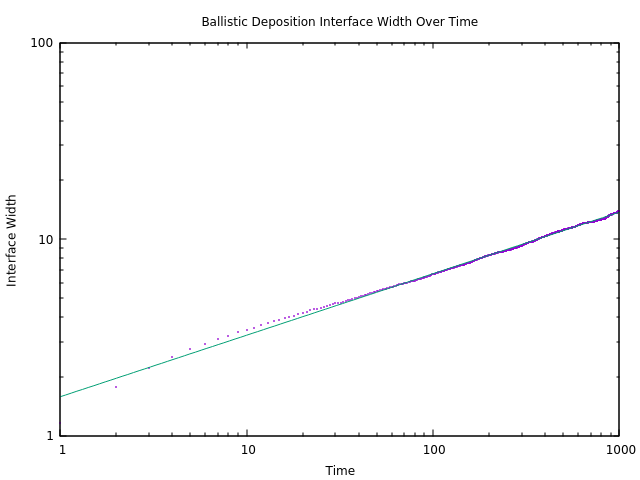

Generate this figure with gnuplot:
unset key
set title "Ballistic Deposition Interface Width Over Time"
set xlabel "Time"
set ylabel "Interface Width"
set logscale xy

f(x) = A*x**b
fit f(x) "problem1.dat" via A, b

plot "problem1.dat" pt 1 ps .1, f(x)
